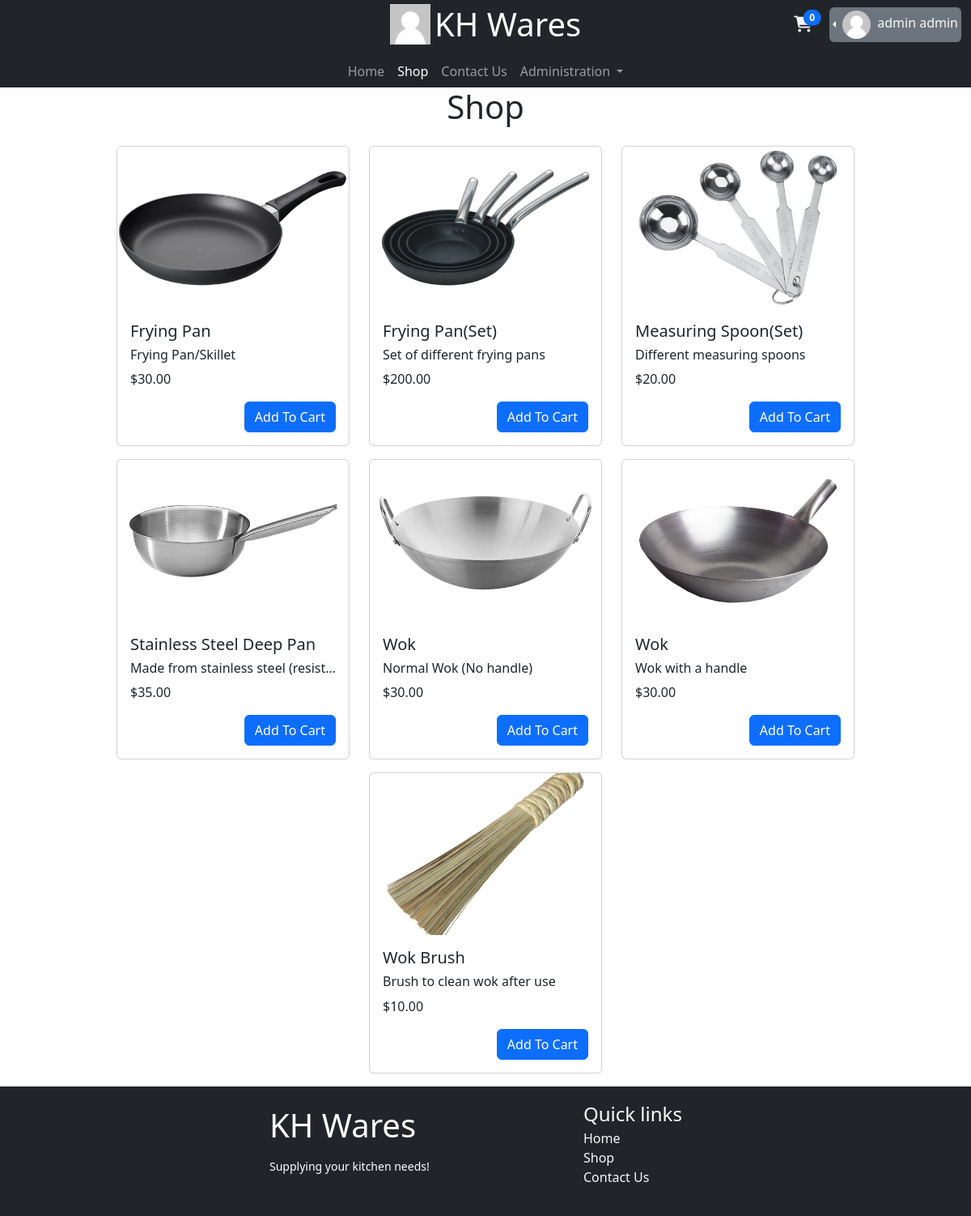
The page /Store (signed in) on the database its author committed.
### database_models/UserDBModel.py (models this page shows, shortened)
class User(db.Model, UserMixin):
    id = db.Column(db.Integer, primary_key=True)
    username = db.Column(db.String, unique=True, nullable=False)
    email = db.Column(db.String, unique=True, nullable=False)
    password = db.Column(db.String, nullable=False)
    role = db.Column(db.Integer, default=0)  # 0 - User, 1 - Employee, 2 - Admin
    cart = db.relationship("Cart", backref="user", uselist=False)
    order = db.relationship("Order", backref="user")
    f_name = db.Column(db.String, nullable=False)
    l_name = db.Column(db.String, nullable=False)
    reset_token = db.Column(db.String)
    profile_pic = db.Column(db.String, default="default.png")
    date_created = db.Column(db.DateTime(), default=func.now())
    totp_secret = db.Column(db.String)

### database_models/CartDBModel.py (models this page shows)
class Item(db.Model):
    id = db.Column(db.Integer, primary_key=True)
    cart_items = db.relationship("Cart_Item",backref="item")
    orders = db.relationship("Order_Item",backref="item")
    name = db.Column(db.String,nullable=False)
    price = db.Column(db.Float,nullable=False)
    description = db.Column(db.String)
    quantity = db.Column(db.Integer, nullable=False, default=0)
    images = db.Column(db.PickleType,default=[])
    category = db.Column(db.String)

### routes/store.py (the view)
@blueprint.route("/Store")
def displayitem():
    item = Item.query.all()
    return render_template("inventory/Store.html", itemsList= item)

### app.py (called while the page is built)
@login_manager.user_loader
def user_loader(id):
    user = User.query.filter_by(id=id).first()
    return user

### templates/inventory/Store.html (shortened to what this page needs)
{% extends 'base.html' %}
{% set active_page = "Shop" %}
{% block main %}
<div class="container mb-3">
    <h1 class="text-center">Shop</h1>
    <div class="row justify-content-center">
        {% if itemsList %}
        {% for i in itemsList %}
        <div class="col-auto">
            <div class="card col-auto mt-3" style="width: 18rem;">
                <div>
                    <img src="{{ url_for('static', filename='items/' + i.images[0]) }}"
                        onclick="location.href='{{url_for('Store.itempage',id=i.id)}}'" class="card-img-top mx-0 w-100"
                        style="object-fit:cover; height:200px;">
                </div>
                <div class="card-body">
                    <h5 class="card-title">{{i.name}}</h5>
                    <h6 class="card-text text-truncate">{{i.description}}</h6>
                    <p class="card-text">{{ "$%.2f"|format(i.price) }}</p>
                    <form action="{{ url_for('cart.add_to_cart',id=i.id) }}" method="post">
                        <button type="submit" class="btn btn-primary float-end add-to-cart" value="{{ i.id }}">Add To Cart</button>
                    </form>
                </div>
            </div>
        </div>
        {% endfor %}
        {% else %}
        <h3 class="fw-light text-center">No Items Currently In Store</h3>
        {% endif %}
    </div>
</div>
{% endblock %}

### templates/includes/navbar-2.html (shortened to what this page needs)
<nav class="navbar navbar-expand-lg navbar-dark bg-dark py-0">
    <div class="container-fluid d-block">
        <div class="row justify-content-center">
                <a class="col-sm-12 col-md-12 col-lg-4 text-center offset-lg-4 navbar-brand" href="{{ '#' if active_page == 'index' else url_for('index.index') }}">
                    <img src="{{ url_for('static', filename='profiles/default.png') }}" alt="" width="50" height="50" class="d-inline" >
                    <h1 class="d-inline m-0 align-middle">KH Wares</h1>
                </a>
                <div class="col-auto ms-auto my-auto">
                    {% if not current_user.is_authenticated %}
                        <a href="{{ url_for('crud.login' )}}" class="btn btn-primary align-middle" role="button">Login</a>
                        <a href="{{ url_for('crud.signup' )}}" class="btn btn-secondary align-middle" role="button">Sign Up</a>
                    {% else %}
                        <div>
                            <div class="d-inline-block me-1">
                                <a href="{{ url_for('cart.read_cart') }}" class="btn">
                                    <span class="position-relative top-0 start-100 translate-middle badge rounded-pill bg-primary" id="cart_badge">{{ current_user.cart.cart_items | length }}</span>
                                    <i class="fa-solid fa-cart-shopping text-light fa-lg"></i>
                                </a>
                            </div>
                            <div class="dropstart bg-secondary text-light p-1 rounded mt-auto d-inline-block">
                                <div class="dropdown-toggle" role="button" id="dropdownMenuLink" data-bs-toggle="dropdown">
                                    <img  src="{{url_for('static', filename='profiles/' + current_user.profile_pic)}}" height="35px" width="35px" class="rounded-circle me-1">
                                    <span class="text-light d-lg-inline-block d-none">{{ current_user.f_name }} {{ current_user.l_name }}</span>
                                </div>
                            </div>
                        </div>
                    {% endif %}
                </div>
                <div class="row pe-0">
                </div>
        </div>
        <div class="row justify-content-center">
            <div class="col-4 text-center">
                <div class="collapse navbar-collapse" id="navbarSupportedContent">
                    <ul class="navbar-nav mx-auto mb-2 mb-lg-0">
                    <li class="nav-item">
                        <a class="nav-link {{ 'active' if active_page == 'index' else '' }}" aria-current="page" href="{{ '#' if active_page == 'index' else url_for('index.index') }}">Home</a>
                    </li>
                    <li class="nav-item">
                        <a class="nav-link {{ 'active' if active_page == 'Shop' else '' }}" href="{{ url_for('Store.displayitem' )}}">Shop</a>
                    </li>
                    <li class="nav-item">
                        <a class="nav-link {{ 'active' if active_page == 'contact' else '' }}" href="{{ url_for('contact.contact_us_page') }}">Contact Us</a>
                    </li>
                    {% if current_user.is_authenticated and current_user.role >=1 %}
                        <li class="nav-item dropdown">
                            <a class="nav-link dropdown-toggle {{ 'active' if active_page == 'admin' else '' }}" href="#" id="AdminNavbarDropdown" role="button" data-bs-toggle="dropdown" aria-expanded="false">
                                Administration
                            </a>
                        </li>
                    {% endif %}
                    </ul>
                </div>
            </div>
        </div>
    </div>
  </nav>

### rows shown on the page
User: profile_pic (placeholder picture), f_name "admin", l_name "admin"
Item: shows a picture, name "Frying Pan", description "Frying Pan/Skillet", price "$30.00", {{ i.id }} 1 (drawn)
Item: shows a picture, name "Frying Pan(Set)", description "Set of different frying pans", price "$200.00", {{ i.id }} 2 (drawn)
Item: shows a picture, name "Measuring Spoon(Set)", description "Different measuring spoons", price "$20.00", {{ i.id }} 3 (drawn)
Item: shows a picture, name "Stainless Steel Deep Pan", description "Made from stainless steel (resist…", price "$35.00", {{ i.id }} 4 (drawn)
Item: shows a picture, name "Wok", description "Normal Wok (No handle)", price "$30.00", {{ i.id }} 5 (drawn)
Item: shows a picture, name "Wok", description "Wok with a handle", price "$30.00", {{ i.id }} 6 (drawn)
Item: shows a picture, name "Wok Brush", description "Brush to clean wok after use", price "$10.00", {{ i.id }} 7 (drawn)

### other values the page prints
{{ current_user.cart.cart_items | length }} "0"
